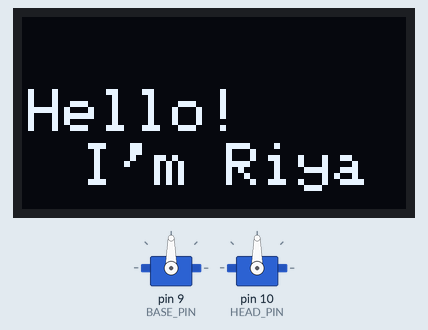
Recording of a sketch running on a simulated Arduino Uno, built with avr-gcc and run on an emulated ATmega328P. On the bench: 2 × servo, 128×64 one-colour display.

Above: at 0.1 s.
At 4.6 s:
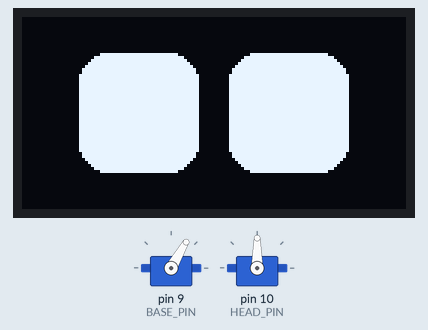
At 10.8 s:
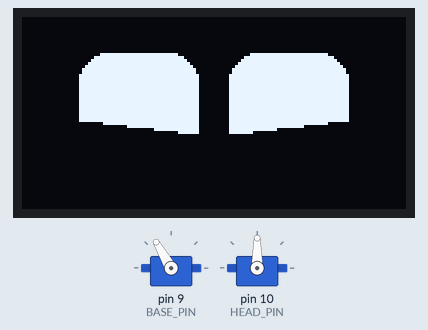
At 17.0 s:
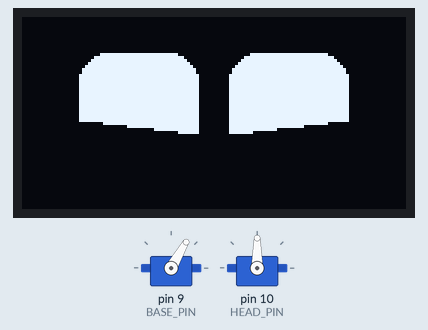
Timing chart, 0 to 39.6 s (numbered marks = the images above):
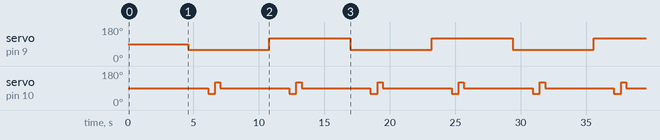

Measured:
- by itself, servo on pin 9 (BASE_PIN): alternates 120° for 6.2 s and 60° for 6.2 s
- by itself, servo on pin 10 (HEAD_PIN): repeats every 6.2 s: 120° 0.40 s, 90° 5.3 s, 60° 0.54 s
- what the display in image 1 shows lasts 3.0 s, from 3.1 s to 6.1 s
- what the display in image 2 shows lasts 2.3 s, from 10.0 s to 12.3 s

The sketch:

lily.ino
```cpp
/*
  ───────────────────────────────────────────────────────────────────────
  Pan‑Tilt “Lily” Demo  •  Smooth Eye Blinking & Expressions  •  v1.0
  ───────────────────────────────────────────────────────────────────────
  ● On power‑up the OLED shows “THIS IS LILY” for 2 s.
  ● Continuous loop:
        – Base‑servo (pan) on pin 9 sweeps ±45 ° every 5 s.
        – At each end‑stop the head‑servo (tilt) nods (±10 °) while
          the eyes perform a short scripted routine: wake‑up ➜ centre ➜
          saccade right ➜ saccade left ➜ two blinks ➜ happy‑eyes.
  • All timing and geometry constants are grouped at the top.
  • Code is split into three sections:
        ①  Global constants / variables
        ②  OLED graphics helpers
        ③  Servo motion helpers
  Follow the Instructions or you're out!
  ───────────────────────────────────────────────────────────────────────
*/

#include <Servo.h>
#include <Wire.h>
#include <Adafruit_GFX.h>
#include <Adafruit_SSD1306.h>

// ─── ① USER‑TWEAKABLE CONSTANTS ────────────────────────────────────────
const byte  BASE_PIN   = 9;      // pan
const byte  HEAD_PIN   = 10;     // tilt

const int   BASE_CENTRE = 90;    // neutral angles
const int   BASE_DELTA  = 30;    // ±30°
const int   HEAD_CENTRE = 90;
const int   HEAD_DELTA  = 30;    // ±30°

const unsigned long BASE_PAUSE = 1500;  // 1.5 s at each pan limit
const unsigned long HEAD_PAUSE = 400;   // pause between nod steps

// OLED geometry
#define OLED_WIDTH   128
#define OLED_HEIGHT   64
#define OLED_ADDR   0x3C
#define OLED_RESET   -1            // share MCU reset
// default eye reference
const int REF_EYE_W  = 40;
const int REF_EYE_H  = 40;
const int REF_SPACE  = 10;
const int REF_RAD    = 10;

// ─── ② GLOBAL OBJECTS & VARIABLES ──────────────────────────────────────
Servo baseServo, headServo;
Adafruit_SSD1306 oled(OLED_WIDTH, OLED_HEIGHT, &Wire, OLED_RESET);

// eye state
struct Eye {
  int cx, cy, w, h;
} L, R;

// ─── ②.a  LOW‑LEVEL OLED DRAW ROUTINES ────────────────────────────────
void drawEyes(bool flush = true)
{
  oled.clearDisplay();

  // left eye
  oled.fillRoundRect(L.cx - L.w / 2, L.cy - L.h / 2,
                     L.w, L.h, REF_RAD, SSD1306_WHITE);
  // right eye
  oled.fillRoundRect(R.cx - R.w / 2, R.cy - R.h / 2,
                     R.w, R.h, REF_RAD, SSD1306_WHITE);

  if (flush) oled.display();
}

void eyesCentre(bool flush = true)
{
  L.w = R.w = REF_EYE_W;
  L.h = R.h = REF_EYE_H;

  L.cx = OLED_WIDTH / 2 - REF_EYE_W / 2 - REF_SPACE / 2;
  R.cx = OLED_WIDTH / 2 + REF_EYE_W / 2 + REF_SPACE / 2;
  L.cy = R.cy = OLED_HEIGHT / 2;

  drawEyes(flush);
}

// ─── ②.b  EXPRESSIONS & MOTIONS ───────────────────────────────────────
void blinkOnce(uint8_t step = 12)
{
  for (int i = 0; i < 3; ++i) {           // close
    L.h -= step; R.h -= step; drawEyes(); delay(1);
  }
  for (int i = 0; i < 3; ++i) {           // open
    L.h += step; R.h += step; drawEyes(); delay(1);
  }
}

void blinkTwice() { blinkOnce(); delay(150); blinkOnce(); }

void happyEyes()
{
  eyesCentre(false);
  int off = REF_EYE_H / 2;
  for (int i = 0; i < 10; ++i) {
    oled.fillTriangle(L.cx - L.w / 2 - 1, L.cy + off,
                      L.cx + L.w / 2 + 1, L.cy + 5 + off,
                      L.cx - L.w / 2 - 1, L.cy + L.h + off,
                      SSD1306_BLACK);
    oled.fillTriangle(R.cx + R.w / 2 + 1, R.cy + off,
                      R.cx - R.w / 2 - 1, R.cy + 5 + off,
                      R.cx + R.w / 2 + 1, R.cy + R.h + off,
                      SSD1306_BLACK);
    off -= 2;
    oled.display(); delay(10);
  }
  delay(600);
}

void saccade(int dxSign, int dySign)
{
  const int dx = 8 * dxSign, dy = 6 * dySign;
  const int blinkA = 8;
  // out
  L.cx += dx; R.cx += dx; L.cy += dy; R.cy += dy;
  L.h -= blinkA; R.h -= blinkA; drawEyes(); delay(20);
  // settle
  L.h += blinkA; R.h += blinkA; drawEyes(); delay(20);
}

void eyeRoutine()
{
  // wake‑up open quickly
  for (int h = 2; h <= REF_EYE_H; h += 2) {
    L.h = R.h = h; drawEyes(); delay(8);
  }
  delay(120);

  eyesCentre();              delay(120);
  saccade(+1, 0);            delay(150);
  saccade(-1, 0);            delay(150);
  blinkTwice();              delay(150);
  happyEyes();               delay(150);
}

// ─── ③ SERVO HELPERS ──────────────────────────────────────────────────
void nodSequence()
{
  headServo.write(HEAD_CENTRE - HEAD_DELTA);
  blinkOnce();               delay(HEAD_PAUSE);

  headServo.write(HEAD_CENTRE + HEAD_DELTA);
                              delay(HEAD_PAUSE);

  headServo.write(HEAD_CENTRE);
                              delay(HEAD_PAUSE);
}

// ─── ④  ARDUINO STANDARD CALLBACKS ────────────────────────────────────
void setup()
{
  baseServo.attach(BASE_PIN);
  headServo.attach(HEAD_PIN);
  baseServo.write(BASE_CENTRE);
  headServo.write(HEAD_CENTRE);

  Wire.begin();
  oled.begin(SSD1306_SWITCHCAPVCC, OLED_ADDR);
  oled.clearDisplay();
  oled.setTextSize(2);
  oled.setTextColor(SSD1306_WHITE);
  oled.setCursor(2, OLED_HEIGHT / 2 - 8);
  oled.println(F("Hello!"));
  oled.setCursor(20, OLED_HEIGHT / 2 + 10);
  oled.println(F("I'm Riya"));
  oled.display();
  delay(3000);

  eyesCentre();              // eyes open
  delay(BASE_PAUSE);
}

void loop()
{
  // pan LEFT
  baseServo.write(BASE_CENTRE - BASE_DELTA);
  delay(BASE_PAUSE);
  nodSequence();
  eyeRoutine();

  // pan RIGHT
  baseServo.write(BASE_CENTRE + BASE_DELTA);
  delay(BASE_PAUSE);
  nodSequence();
  eyeRoutine();
}
```
